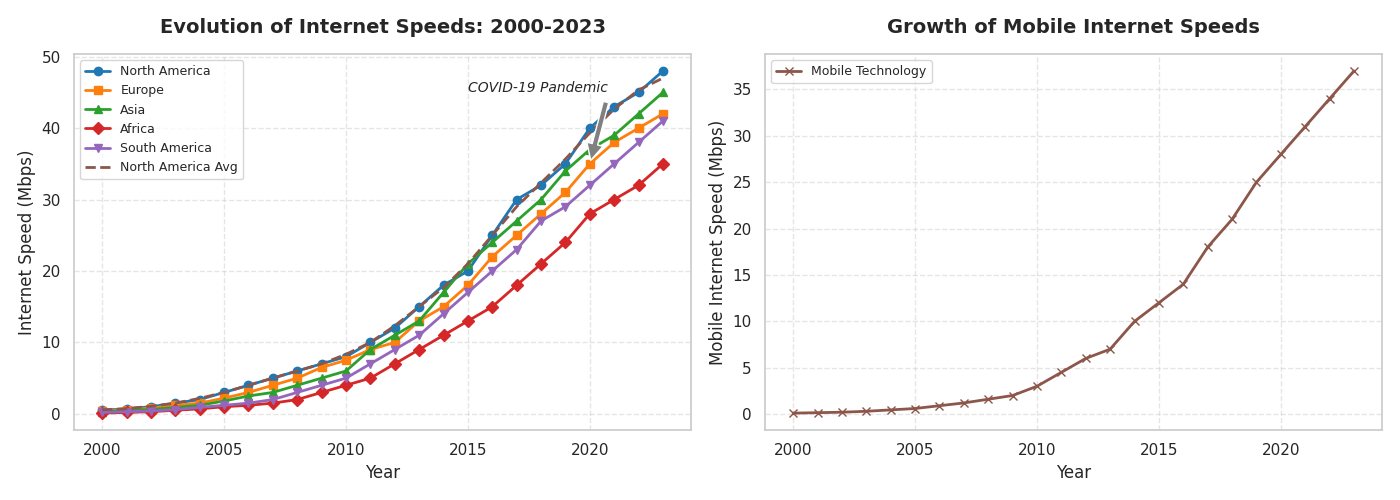

Generate this figure with Python:
import matplotlib.pyplot as plt
import numpy as np
from scipy.ndimage import uniform_filter1d

years = np.arange(2000, 2024)
north_america_speeds = [0.5, 0.7, 1, 1.5, 2, 3, 4, 5, 6, 7, 8, 10, 12, 15, 18, 20, 25, 30, 32, 35, 40, 43, 45, 48]
europe_speeds = [0.4, 0.6, 0.8, 1.2, 1.5, 2.2, 3, 4, 5, 6.5, 7.5, 9, 10, 13, 15, 18, 22, 25, 28, 31, 35, 38, 40, 42]
asia_speeds = [0.3, 0.5, 0.6, 0.9, 1.2, 1.8, 2.5, 3, 4, 5, 6, 9, 11, 13, 17, 21, 24, 27, 30, 34, 37, 39, 42, 45]
africa_speeds = [0.1, 0.2, 0.3, 0.5, 0.7, 1, 1.2, 1.5, 2, 3, 4, 5, 7, 9, 11, 13, 15, 18, 21, 24, 28, 30, 32, 35]
south_america_speeds = [0.2, 0.3, 0.4, 0.6, 0.9, 1.2, 1.5, 2, 3, 4, 5, 7, 9, 11, 14, 17, 20, 23, 27, 29, 32, 35, 38, 41]
mobile_speeds = [0.1, 0.15, 0.2, 0.3, 0.45, 0.6, 0.9, 1.2, 1.6, 2, 3, 4.5, 6, 7, 10, 12, 14, 18, 21, 25, 28, 31, 34, 37]

fig, axs = plt.subplots(nrows=1, ncols=2, figsize=(14, 5))

colors = ['#1f77b4', '#ff7f0e', '#2ca02c', '#d62728', '#9467bd', '#8c564b']

axs[0].plot(years, north_america_speeds, marker='o', color=colors[0], label='North America', linewidth=2)
axs[0].plot(years, europe_speeds, marker='s', color=colors[1], label='Europe', linewidth=2)
axs[0].plot(years, asia_speeds, marker='^', color=colors[2], label='Asia', linewidth=2)
axs[0].plot(years, africa_speeds, marker='D', color=colors[3], label='Africa', linewidth=2)
axs[0].plot(years, south_america_speeds, marker='v', color=colors[4], label='South America', linewidth=2)

na_moving_avg = uniform_filter1d(north_america_speeds, size=3)
axs[0].plot(years, na_moving_avg, linestyle='--', color=colors[5], label='North America Avg', linewidth=2)

axs[0].annotate('COVID-19 Pandemic', xy=(2020, 35), xytext=(2015, 45),
                arrowprops=dict(facecolor='gray', shrink=0.05), fontsize=10, fontstyle='italic')

axs[0].set_title('Evolution of Internet Speeds: 2000-2023', fontsize=14, fontweight='bold', pad=15)
axs[0].set_xlabel('Year', fontsize=12)
axs[0].set_ylabel('Internet Speed (Mbps)', fontsize=12)
axs[0].grid(visible=True, linestyle='--', alpha=0.5)
axs[0].legend(loc='upper left', fontsize=9)

axs[1].plot(years, mobile_speeds, marker='x', color=colors[5], label='Mobile Technology', linewidth=2)
axs[1].set_title('Growth of Mobile Internet Speeds', fontsize=14, fontweight='bold', pad=15)
axs[1].set_xlabel('Year', fontsize=12)
axs[1].set_ylabel('Mobile Internet Speed (Mbps)', fontsize=12)
axs[1].grid(visible=True, linestyle='--', alpha=0.5)
axs[1].legend(loc='upper left', fontsize=9)

plt.tight_layout()
plt.show()
